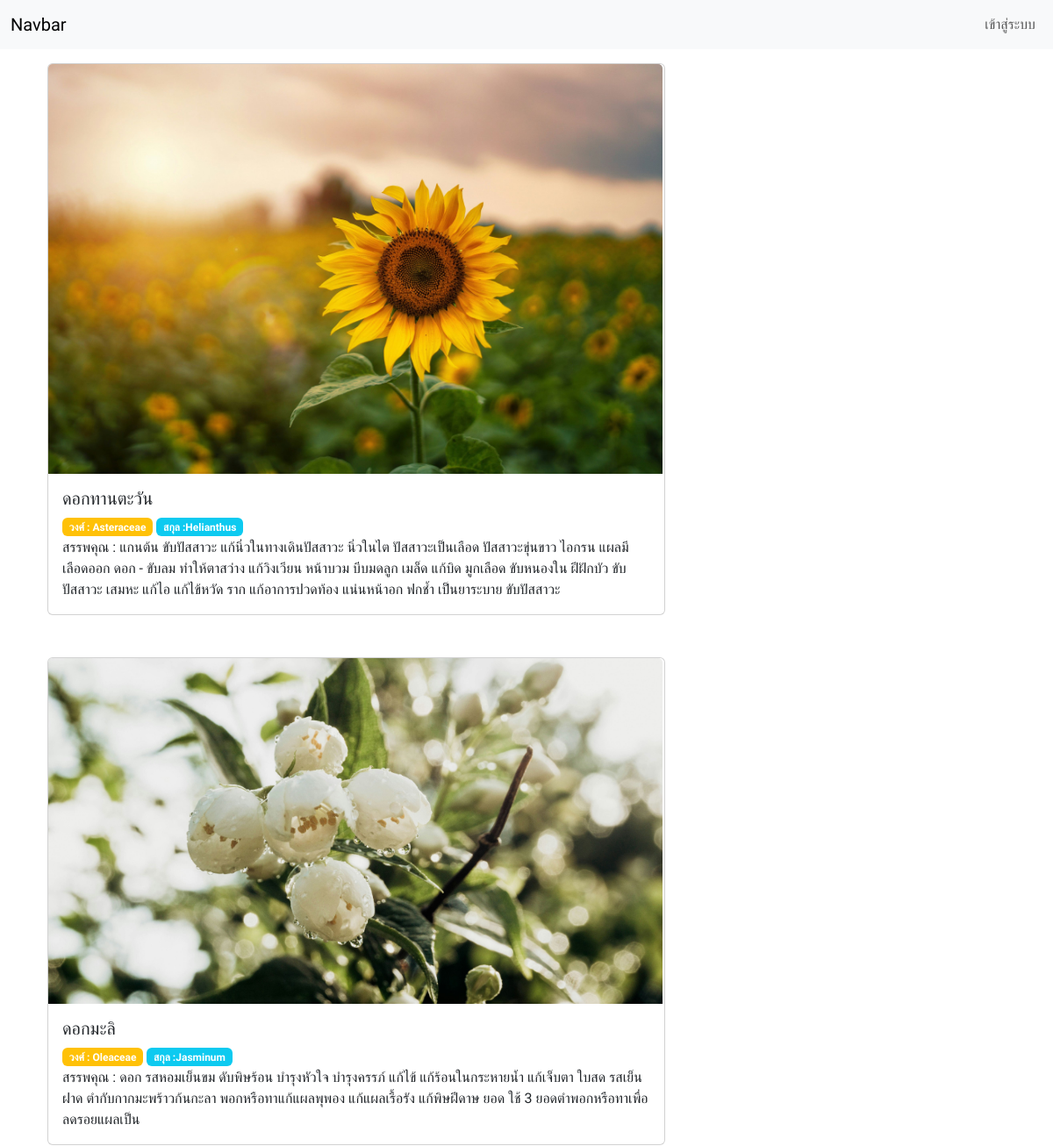
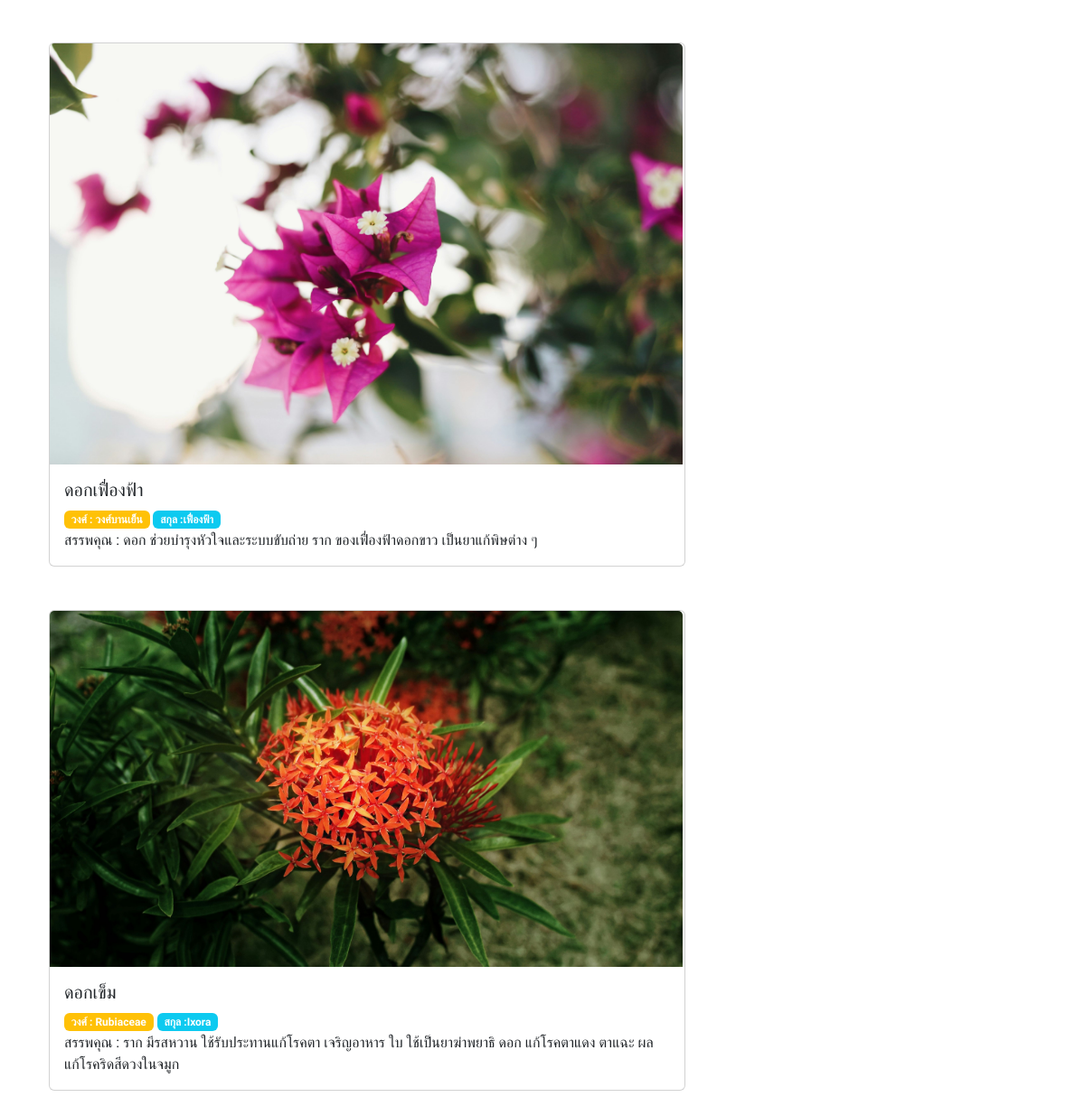
/index, run on the app's committed database (2 pictures, top to bottom).
### flower_app/models.py (models this page shows, shortened)
class Flower(models.Model):
    flower_id = models.CharField(max_length=20, unique=True)
    name = models.CharField(max_length=50)
    wong = models.CharField(max_length=50)
    sagun = models.CharField(max_length=50)
    properties = models.TextField()
    image = models.ImageField(upload_to='place_images/')

### flower_app/views.py (the view)
# urls.py: path('index',views.index),
def index(request):
    show_flw = Flower.objects.all()
    context = {'Flowerdata': show_flw}
    return render(request, 'index.html', context)

### flower_app/templates/index.html
{% extends "base.html" %} {% block content %}
<div class="container mt-3 ">
  {% for x in Flowerdata %}
  <div class="card mb-5" style="width: 44rem">
    <img src="{{ x.image.url }}" class="card-img-top" style="width: 700px" alt="..." />
    <div class="card-body">
      <h5 class="card-title">{{x.name}}</h5>
      <small class="badge bg-warning">วงศ์ : {{x.wong}}</small>
      <small  class="badge bg-info">สกุล :{{x.sagun}}</small>
      <p class="card-text">สรรพคุณ : {{x.properties}}</p>
    </div>
  </div>
  {% endfor %}
</div>
{% endblock %}

### flower_app/templates/base.html (shortened to what this page needs)
{% load static %}
<html>
  <head>
    {% load bootstrap5 %} {% bootstrap_css %} {% bootstrap_javascript %}
    <link
      href="{% static 'fontawesomefree/css/fontawesome.css' %}"
      rel="stylesheet"
      type="text/css"
    />
    <link
      href="{% static 'fontawesomefree/css/brands.css' %}"
      rel="stylesheet"
      type="text/css"
    />
    <link
      href="{% static 'fontawesomefree/css/solid.css' %}"
      rel="stylesheet"
      type="text/css"
    />
  </head>
  <body>
    <nav class="navbar navbar-expand-lg navbar-light bg-light">
      <div class="container-fluid">
        <a class="navbar-brand" href="/">Navbar</a>
        <div class="collapse navbar-collapse" id="navbarSupportedContent">
          <ul class="navbar-nav ms-auto">
            {% if user.is_authenticated %}
            <li class="nav-item">
              <a class="nav-link" href="logout">ออกจากระบบ</a>
            </li>
            {% else %}
            <li class="nav-item">
              <a class="nav-link" href="/login">เข้าสู่ระบบ</a>
            </li>
            {% endif %}
          </ul>
        </div>
      </div>
    </nav>
    <div class="container">
      {% include 'msg.html' %} {% block content %} {% endblock content %}
    </div>
  </body>
</html>

### flower_app/templates/base.html (style rules this page uses)
body { font-family: "Kanit", sans-serif; }

### data on the page
Flower: image (picture), name "ดอกทานตะวัน", wong "Asteraceae", sagun "Helianthus", properties "แกนต้น ขับปัสสาวะ แก้นิ่วในทางเดินปัสสาวะ นิ่วในไต ปัสสาวะเป็นเลือด ปัสสาวะขุ่นขาว ไอกรน แผลมีเลือดออก ดอก - ขับลม ทำให้ตาสว่าง แก้วิงเวียน หน้าบวม บีบมดลูก เมล็ด แก้บิด มูกเลือด ขับหนองใน ฝีฝักบัว ขับปัสสาวะ เสมหะ แก้ไอ แก้ไข้หวัด ราก แก้อาการปวดท้อง แน่นหน้าอก ฟกช้ำ เป็นยาระบาย ขับปัสสาวะ"
Flower: image (picture), name "ดอกมะลิ", wong "Oleaceae", sagun "Jasminum", properties "ดอก รสหอมเย็นขม ดับพิษร้อน บำรุงหัวใจ บำรุงครรภ์ แก้ไข้ แก้ร้อนในกระหายน้ำ แก้เจ็บตา ใบสด รสเย็นฝาด ตำกับกากมะพร้าวก้นกะลา พอกหรือทาแก้แผลพุพอง แก้แผลเรื้อรัง แก้พิษฝีดาษ ยอด ใช้ 3 ยอดตำพอกหรือทาเพื่อลดรอยแผลเป็น"
Flower: image (picture), name "ดอกเฟื่องฟ้า", wong "วงศ์บานเย็น", sagun "เฟื่องฟ้า", properties "ดอก ช่วยบำรุงหัวใจและระบบขับถ่าย ราก ของเฟื่องฟ้าดอกขาว เป็นยาแก้พิษต่าง ๆ"
Flower: image (picture), name "ดอกเข็ม", wong "Rubiaceae", sagun "Ixora", properties "ราก มีรสหวาน ใช้รับประทานแก้โรคตา เจริญอาหาร ใบ ใช้เป็นยาฆ่าพยาธิ ดอก แก้โรคตาแดง ตาแฉะ ผล แก้โรคริดสีดวงในจมูก"
